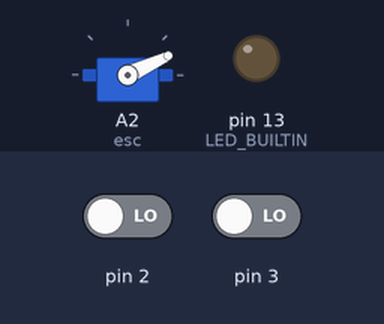
The sketch below on a simulated Arduino Mega 2560, built with avr-gcc and run on an emulated ATmega2560. Parts: servo, output pins drawn as LEDs (lit = HIGH). The inputs (shaded band) are chosen by the test bench; at power-on: pin 3 LOW, pin 2 LOW. What the sketch prints to the serial monitor is not drawn.

Above: at 1.2 s.
1.3 s: pin 3 driven HIGH
At 2.4 s:
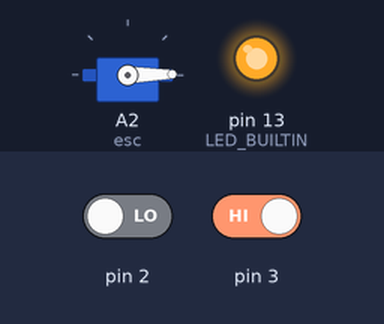
2.8 s: pin 3 driven LOW
At 3.6 s:
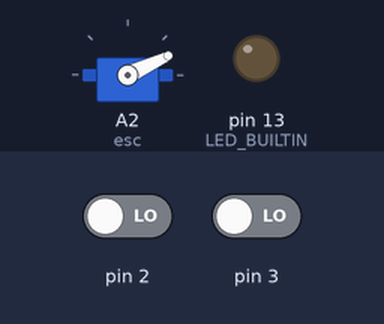
Timing chart, 0 to 5.8 s (numbered marks = the images above; inputs shaded):
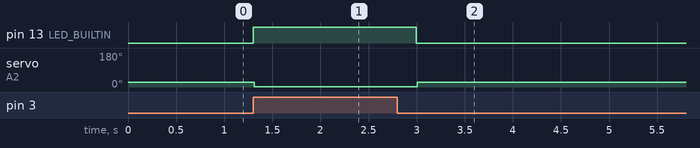

The sketch:

MPU.12-feb-2020.ino
```cpp
#include <math.h>
#include <Wire.h>
#include <MPU6050.h>
#include <Servo.h>

// mega => SRAM: 8 KB
#define MAX_READING_P_180_DEG 200 // (336.0 rp/s) / 2.0

// LOW to trigger the interrupt whenever the pin is low,
// CHANGE to trigger the interrupt whenever the pin changes value
// RISING to trigger when the pin goes from low to high,
// FALLING for when the pin goes from high to low.

// 4s => 16.8v
// 1200kv
// => 1200.0 * 16.8 == 20,160.00 rp/m
// => (1200.0 * 16.8) /60.0 == 336.0 rp/s => 672 interrupts

// Digital Pins With Interrupts Mega2560
// 2, 3, 18, 19, 20, 21

void toggleArm();
void intFunc();
void cleanUpData();
void updateEsc();

MPU6050 mpu;
Servo esc;
uint16_t mDealy = 50;
uint8_t isArmed = 0;
uint8_t currSide = 0;

uint8_t low_past = 0;
uint8_t hight_past = 0;
uint8_t rev_past = 0;
uint8_t started = 0;
uint32_t revCounter = 0;

unsigned long time_t = millis();
unsigned long side_0_t = millis();
unsigned long side_1_t = millis();

uint16_t side_0_readings = 0;
uint16_t side_1_readings = 0;

uint16_t side_0_angs = 0;
uint16_t side_1_angs = 0;

float side_0_x[ MAX_READING_P_180_DEG ];
float side_0_y[ MAX_READING_P_180_DEG ];
// float side_0_z[ MAX_READING_P_180_DEG ];

float side_1_x[ MAX_READING_P_180_DEG ];
float side_1_y[ MAX_READING_P_180_DEG ];
// float side_1_z[ MAX_READING_P_180_DEG ];

float delta_a[ MAX_READING_P_180_DEG ];

void setup() {

  Serial.begin(115200);
  Serial.println("Initialize MPU6050");
  while(!mpu.begin(MPU6050_SCALE_2000DPS, MPU6050_RANGE_2G)){
    Serial.println("Could not find a valid MPU6050 sensor, check wiring!");
    delay(1000);
  }

  cleanUpData();

  // mpu.setAccelOffsetX();
  // mpu.setAccelOffsetY();
  // mpu.setAccelOffsetZ();

  // pinMode (2, INPUT);  // [INPUT_PULLUP] internal pull-up resistor

  attachInterrupt( digitalPinToInterrupt(2), intFunc, RISING ); // FALLING, RISING
  // attachInterrupt( digitalPinToInterrupt(2), intFunc, FALLING ); // FALLING, RISING
  attachInterrupt( digitalPinToInterrupt(3), toggleArm, CHANGE );

  pinMode(A0, INPUT);
  pinMode(A1, INPUT);
  pinMode(A2, OUTPUT);
  pinMode(A3, INPUT);
  pinMode(LED_BUILTIN, OUTPUT);

  esc.attach( A2 );
  esc.writeMicroseconds( 800 );
  digitalWrite( LED_BUILTIN, isArmed );
  // digitalWrite( 2, HIGH );

}

unsigned long loop_time_t = millis();

void loop(){

  // digitalWrite( LED_BUILTIN, isArmed );

  if( !isArmed ){
    esc.writeMicroseconds( 800 );
    delay(100);
    return;
  }

  // Serial.println( analogRead(A3) );
  // Serial.println( digitalRead(2) );

  // updateEsc();
  // delay(1);
  // return;

  if( !started ){
    delay(100);
    return;
  }

  unsigned long time_t = millis();
  if( loop_time_t +1000 < time_t ){
    loop_time_t = time_t;
    // Serial.print(" revCounter: [0]: "); Serial.println(revCounter *60);
    revCounter = 0;
    updateEsc();
  }

  Vector nAcc = mpu.readNormalizeAccel();

  if( !currSide ){
    if( side_0_readings < MAX_READING_P_180_DEG ){
      side_0_x[ side_0_readings ] = nAcc.XAxis;
      side_0_y[ side_0_readings ] = nAcc.YAxis;
      // side_0_z[ side_0_readings ] = nAcc.ZAxis;
      side_0_readings++;
    }
  }else{
    if( side_1_readings < MAX_READING_P_180_DEG ){
      side_1_x[ side_1_readings ] = nAcc.XAxis;
      side_1_y[ side_1_readings ] = nAcc.YAxis;
      // side_1_z[ side_1_readings ] = nAcc.ZAxis;
      side_1_readings++;
    }
  }

  // delay(1);
  // uint16_t a1 = analogRead(A1);
  // uint16_t a1_map = map(a1, 0, 500, 2400, 600 );
  // Serial.print(" a1_map: "); Serial.print(a1_map);
}

void intFunc(){

  if( !isArmed ) return;

  if( !started ){
    started = 1;
  }else{
    currSide = !currSide;
  }

  if( !currSide ){
    // side_0_t = millis();
    // side_0_readings = 0;
    if( hight_past )
      low_past = 1;
  }else{
    // side_1_t = millis();
    // side_1_readings = 0;
    hight_past = 1;
  }

  rev_past = ( low_past && hight_past );
  if( rev_past ){
    low_past = 0;
    hight_past = 0;
  }

  if( !rev_past ) return;
  revCounter++;
  // Serial.print(" revCounter: [1]: "); Serial.println(revCounter);

  // side_0_readings = 0;
  // side_1_readings = 0;
  // return;

  side_0_angs = 180.0 / (float)side_0_readings;
  side_1_angs = 180.0 / (float)side_1_readings;

  uint16_t lessRedings = side_0_readings > side_1_readings
    ? side_1_readings
    : side_0_readings;

  float maxOffset = 0;
  float maxIndex = 0;

  float minOffset = 0;
  float minIndex = 0;

  // Serial.print("a0: ");
  // for( uint16_t i=0; i<lessRedings; i++ ){
  //   float a0x = side_0_x[ i ];
  //   float a0y = side_0_y[ i ];
  //   float a0 = atan2( a0y, a0x );
  //   Serial.print( a0 ); Serial.print(" ");
  // }
  // Serial.println("");

  // Serial.print("a1: ");
  // for( uint16_t i=0; i<lessRedings; i++ ){
  //   float a1x = side_1_x[ i ];
  //   float a1y = side_1_y[ i ];
  //   float a1 = atan2( a1y, a1x );
  //   Serial.print( a1 ); Serial.print(" ");
  // }
  // Serial.println("");
  // Serial.println("");

  for( uint16_t i=0; i<lessRedings; i++ ){
    float a0x = side_0_x[ i ];
    float a0y = side_0_y[ i ];
    float a0 = atan2( a0y, a0x );

    float a1x = side_1_x[ i ];
    float a1y = side_1_y[ i ];
    float a1 = atan2( a1y, a1x );

    delta_a[ i ] = (a0 -a1);

    Serial.print( delta_a[ i ] );
    Serial.print(" ");

    // if( delta_a[ i ] > maxOffset ){
    //   maxOffset = delta_a[ i ];
    //   maxIndex = i;
    // }

    // if( delta_a[ i ] < minOffset ){
    //   minOffset = delta_a[ i ];
    //   minIndex = i;
    // }

  }

  Serial.println("");
  Serial.println("");

  cleanUpData();

  // float relAngle = biggestIndex * side_0_angs;

  /*
  Serial.print(" min-i: "); Serial.print(minIndex);
  Serial.print(" min-v: "); Serial.print(minOffset);

  Serial.print(" max-i: "); Serial.print(maxIndex);
  Serial.print(" max-v: "); Serial.print(maxOffset);

  Serial.println("");
  */

  side_0_readings = 0;
  side_1_readings = 0;

}

void updateEsc(){
  if( !isArmed ) return;

  uint16_t a1 = analogRead(A1);
  uint16_t a1_map = map(a1, 0, 500, 2400, 600 );
  // Serial.print(" a1_map: "); Serial.println(a1_map);
  esc.writeMicroseconds( a1_map );

}

void cleanUpData(){
  for( uint16_t i = 0; i < MAX_READING_P_180_DEG; i++ ){
    side_0_x[ i ] = 0.0f;
    side_0_y[ i ] = 0.0f;
    // side_0_z[ i ] = 0.0f;
    side_1_x[ i ] = 0.0f;
    side_1_y[ i ] = 0.0f;
    // side_1_z[ i ] = 0.0f;
  }
}

unsigned long armToggle_time_t = 0;
void toggleArm(){

  unsigned long time_t = millis();

  if( armToggle_time_t +250 > time_t )
    return;

  armToggle_time_t = time_t;
  revCounter = 0;


  if( isArmed ){

    // Serial.print("a0: ");
    for( uint16_t i=0; i<MAX_READING_P_180_DEG; i++ ){
      float a0x = side_0_x[ i ];
      float a0y = side_0_y[ i ];
      float a0 = atan2( a0y, a0x );
      Serial.print( a0 ); Serial.print(",");
    }
    Serial.println("");

    // Serial.print("a1: ");
    for( uint16_t i=0; i<MAX_READING_P_180_DEG; i++ ){
      float a1x = side_1_x[ i ];
      float a1y = side_1_y[ i ];
      float a1 = atan2( a1y, a1x );
      Serial.print( a1 ); Serial.print(",");
    }
    Serial.println("");

  }

  cleanUpData();
  isArmed = !isArmed;
  digitalWrite( LED_BUILTIN, isArmed );
  updateEsc();
  // Serial.print(" toggleArm: "); Serial.println(isArmed);
  delay( 2000 );
}
```

Measured:
- after the input at 1.3 s, pin 13 (LED_BUILTIN): LOW → HIGH at once; servo on A2 (esc): 25° → 1° at once
- after the input at 2.8 s, pin 13 (LED_BUILTIN): HIGH → LOW after 0.20 s; servo on A2 (esc): 1° → 25° after 0.21 s
